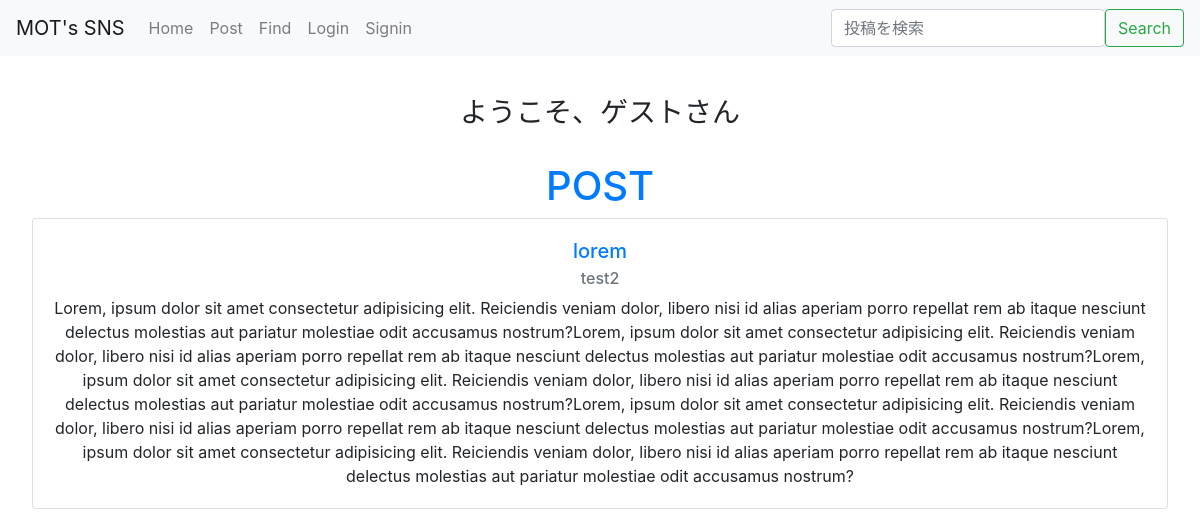
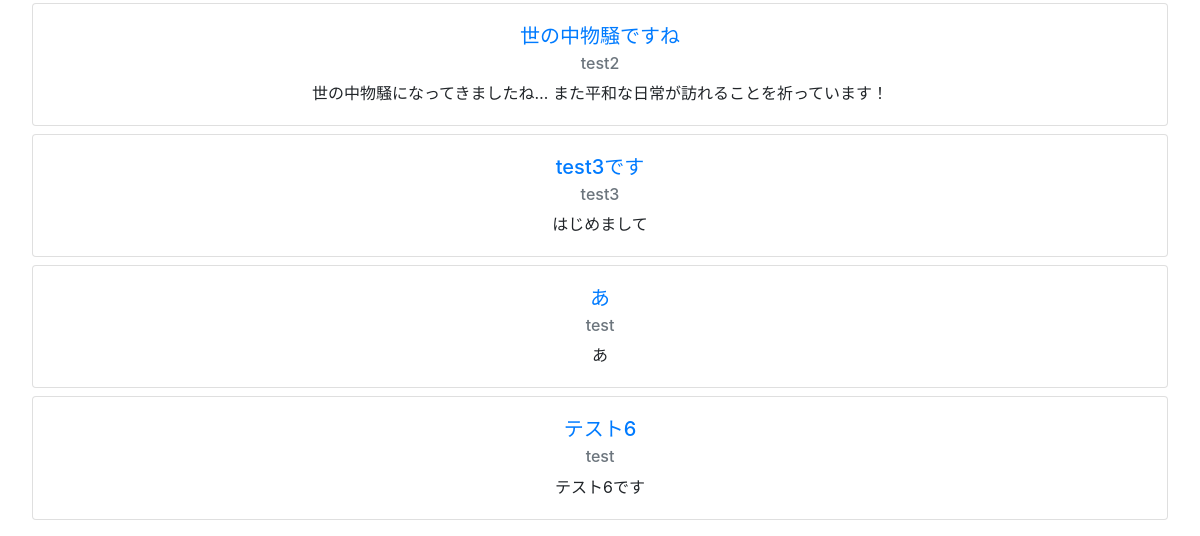
The app's page /, older data (2 pictures, top to bottom).
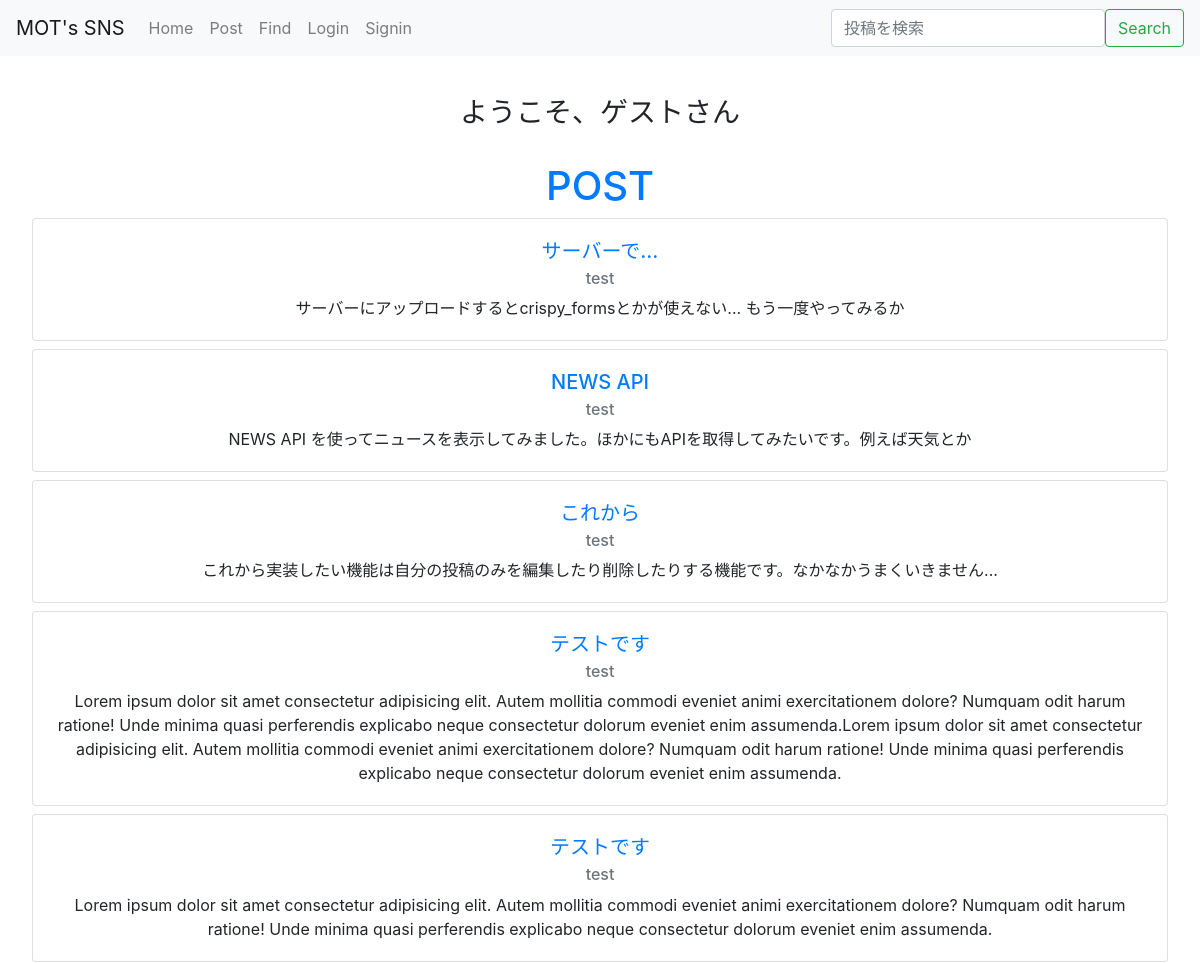
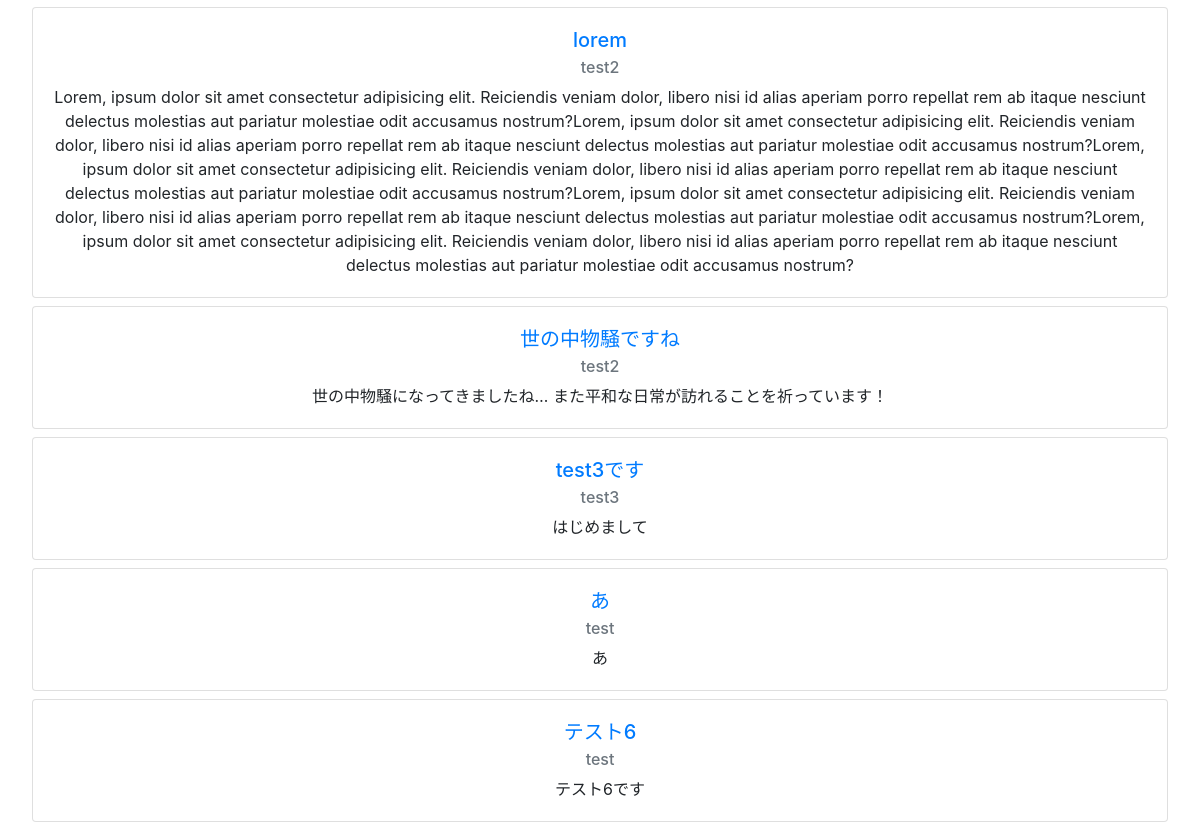
The same page, newer data (2 pictures, top to bottom).
### blog/models.py (models this page shows, shortened)
class Post(models.Model):
    author = models.ForeignKey(settings.AUTH_USER_MODEL, on_delete=models.CASCADE)
    title = models.CharField(max_length=200)
    text = models.TextField()
    created_date = models.DateTimeField(default=timezone.now)
    published_date = models.DateTimeField(blank=True, null=True)

### blog/views.py (the view)
# urls.py: path('', views.home, name='home'),
def home(request):
    posts = Post.objects.all().order_by('published_date').reverse()
    findform= FindForm()
    params = {
        'findform': findform,
        'posts': posts,
    }
    return render(request, 'blog/post.html', params)

### blog/forms.py
class FindForm(forms.Form):
    find = forms.CharField(label='', required=False, widget=forms.TextInput(attrs={'class': 'form-control', 'placeholder': '投稿を検索'}))

### blog/templates/blog/post.html (shortened to what this page needs)
{% extends 'blog/layout.html' %}
{% block body %}
<div class="container text-center pt-5 mt-5">
    {% if user.is_authenticated %}
        <h3>ようこそ、{{ user.get_username }}さん</h3>
    {% else %}
        <h3>ようこそ、ゲストさん</h3>
    {% endif %}
</div>
<div class="mx-4 post-body d-flex mt-4">
    <div class="post w-100 p-2">
        <h1 class="text-primary text-center">POST</h1>
        {% for post in posts %}
            <div class="card w-100 mx-auto my-2 text-center" style="width: 18rem;">
                <div class="card-body">
                    <a href="{% url 'detail' post.id %}" class="card-link"><h5 class="card-title">{{ post.title }}</h5></a>
                    <h6 class="card-subtitle mb-2 text-muted">{{post.author }}</h6>
                    <p class="card-text">{{ post.text }}</p>
                </div>
            </div>
        {% endfor %}
    </div>
</div>
{% endblock body %}

### blog/templates/blog/layout.html (shortened to what this page needs)
    {% load static %}
    <!DOCTYPE html>
    <html lang="ja">
    <head>
        <link rel="stylesheet" href="https://stackpath.bootstrapcdn.com/bootstrap/4.5.0/css/bootstrap.min.css">
        <link rel="stylesheet" type="text/css" href="{% static 'css/style.css' %}">
    </head>
    <body>
    <nav class="navbar navbar-expand-lg navbar-light bg-light fixed-top">
        <a class="navbar-brand" href="{% url 'home' %}">MOT's SNS</a>
        <div class="collapse navbar-collapse" id="navbarSupportedContent">
            <ul class="navbar-nav mr-auto">
            <li class="nav-item">
                <a class="nav-link" href="{% url 'home' %}">Home <span class="sr-only">(current)</span></a>
            </li>
            <li class="nav-item">
                <a class="nav-link" href="{% url 'post' %}">Post</a>
            </li>
            <li class="nav-item">
                <a class="nav-link" href="{% url 'find' %}">Find</a>
            </li>
            {% if user.is_authenticated %}
            <li class="nav-item">
                <a class="nav-link" href="{% url 'logout' %}">Logout</a>
            </li>
            {% else %}
            <li class="nav-item">
                <a class="nav-link" href="{% url 'login' %}">Login</a>
            </li>
            <li class="nav-item">
                <a class="nav-link" href="{% url 'signin' %}">Signin</a>
            </li>
            {% endif %}
            </ul>
            <form method="post" action="{% url 'find' %}" class="form-inline my-2 my-lg-0">
                {{ findform }}
                <button class="btn btn-outline-success my-2 my-sm-0" type="submit">Search</button>
            </form>
        </div>
        </nav>
        {% block body %}
        {% endblock body %}
    </body>
    </html>

Row changes from the older to the newer data that the page shows:
added Post: title "サーバーで...", author "test", text "サーバーにアップロードするとcrispy_formsとかが使えない... もう一度やってみるか"
added Post: title "NEWS API", author "test", text "NEWS API を使ってニュースを表示してみました。ほかにもAPIを取得してみたいです。例えば天気とか"
added Post: title "これから", author "test", text "これから実装したい機能は自分の投稿のみを編集したり削除したりする機能です。なかなかうまくいきません..."
added Post: title "テストです", author "test", text "Lorem ipsum dolor sit amet consectetur adipisicing elit. Autem mollitia commodi eveniet animi exercitationem dolore? Numquam odit harum ratione! Unde minima quasi perferendis explicabo neque consectetur dolorum eveniet enim assumenda.Lorem ipsum dolor sit amet consectetur adipisicing elit. Autem mollitia commodi eveniet animi exercitationem dolore? Numquam odit harum ratione! Unde minima quasi perferendis explicabo neque consectetur dolorum eveniet enim assumenda."
added Post: title "テストです", author "test", text "Lorem ipsum dolor sit amet consectetur adipisicing elit. Autem mollitia commodi eveniet animi exercitationem dolore? Numquam odit harum ratione! Unde minima quasi perferendis explicabo neque consectetur dolorum eveniet enim assumenda."
